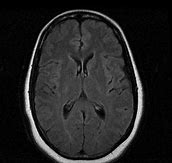
%> input picture Brain tumour/test/no_tumour/thCL6NLN9Q.jpg, 172 x 163 px
$ octave Tum_code.m   (GNU Octave 9; MATLAB toolbox functions it lacks are replaced by stand-ins)
%> lines starting %> are read from the running program, lines starting %| are printed output that depends on the picture; in (x1, y1, x2, y2) boxes, pixels count from 0 and x2, y2 are one past the last pixel; in counts of white or black regions, pixels touching at a corner belong together; the program's own positions count from 1
%> the answer given: Brain tumour/test/no_tumour/thCL6NLN9Q.jpg
%> further down, s is the input picture: size 163x172x3 uint8; min 0, max 255, mean 35.4
### anisotropic_code.m

function diff_im = anisotropic_code(im, num_iter, delta_t, kappa,option)
%> called with num_iter = 10, delta_t = 0.143, kappa = 15, option = 2
fprintf('Removing noise\n');

fprintf('Filtering Complete !!');
%% Convert input image to double
im= double(im);

%%PDE(partial differential equation) initial condition
diff_im= im;
%% center pixel distances
dx=1;
dy=1;
dd= sqrt(2);

%%2D convulution masks- finite differences
hN=[0 1 0; 0 -1 0; 0 0 0];
hS=[0 0 0; 0 -1 0; 0 1 0];
hE=[0 0 0; 0 -1 1; 0 0 0];
hW=[0 0 0; 1 -1 0; 0 0 0];
hNE=[0 0 1; 0 -1 0; 0 0 0];
hSE=[0 0 0; 0 -1 0; 0 0 1];
hSW=[0 0 0; 0 -1 0; 1 0 0];
hNW=[1 0 0; 0 -1 0; 0 0 0];
%% Anisotropic diffusion
for t=1:num_iter
    %%finite difference,[(imfilter...'conv') can be replaced by conv2(....'name')]
    nablaN= imfilter(diff_im,hN,'conv');
    nablaS= imfilter(diff_im,hS,'conv');
    nablaW= imfilter(diff_im,hW,'conv');
    nablaE= imfilter(diff_im,hE,'conv');
    nablaNE= imfilter(diff_im,hNE,'conv');
    nablaSE= imfilter(diff_im,hSE,'conv');
    nablaSW= imfilter(diff_im,hSW,'conv');
    nablaNW= imfilter(diff_im,hNW,'conv');


%%Diffusion function
if option ==1
    cN=exp(-(nablaN/kappa).^2);
    cS=exp(-(nablaS/kappa).^2);
    cW=exp(-(nablaW/kappa).^2);
    cE=exp(-(nablaE/kappa).^2);
    cNE=exp(-(nablaNE/kappa).^2);
    cSE=exp(-(nablaSE/kappa).^2);
    cSW=exp(-(nablaSW/kappa).^2);
    cNW=exp(-(nablaNW/kappa).^2);


elseif option ==2
    cN= 1./(1+ (nablaN/kappa).^2);
    cS= 1./(1+ (nablaS/kappa).^2);
    cW= 1./(1+ (nablaW/kappa).^2);
    cE= 1./(1+ (nablaE/kappa).^2);
    cNE= 1./(1+ (nablaNE/kappa).^2);
    cSE= 1./(1+ (nablaSE/kappa).^2);
    cSW= 1./(1+ (nablaSW/kappa).^2);
    cNW= 1./(1+ (nablaNW/kappa).^2);
end
%%Discrete PDE Solution
diff_im=diff_im+ ...
    delta_t* (...
    (1/(dy^2))*cN.*nablaN + (1/(dy^2))*cS.*nablaS +...
    (1/(dx^2))*cW.*nablaW + (1/(dx^2))*cE.*nablaE +...
    (1/(dd^2))*cNE.*nablaNE + (1/(dd^2))*cSE.*nablaSE +...
    (1/(dd^2))*cSW.*nablaSW + (1/(dd^2))*cNW.*nablaNW );
end
%> this loop made 10 passes
%> pass 1, in anisotropic_code, `nablaS= imfilter(diff_im,hS,'conv');`:
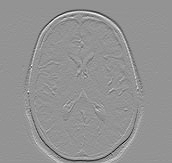
%> nablaS: size 163x172x3 double; min -181, max 131, mean -0.3; drawn with min black and max white
%> pass 1, in anisotropic_code, `nablaE= imfilter(diff_im,hE,'conv');`:
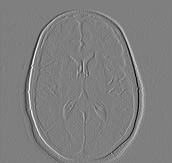
%> nablaE: size 163x172x3 double; min -202, max 203, mean 0; drawn with min black and max white
%> after the loop:
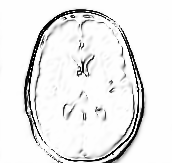
%> cSE: size 163x172x3 double; min 0.00542, max 1, mean 0.923
%> after the loop:
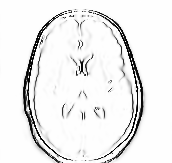
%> cW: size 163x172x3 double; min 0.00557, max 1, mean 0.933; mean of the top-left, top-right, bottom-left and bottom-right quarters 0.935, 0.943, 0.924, 0.931
end


### Tum_code.m
clc
close all
%% Input
[I,path]=uigetfile('*.jpg','select an input image');
str=strcat(path,I);
s=imread(str);

figure;
imshow(s);
title('Choosed Image','FontSize',10);%%Title Choosed Image
%%Filter
num_iter=10;
  delta_t=1/7;
  kappa=15;
  option=2;
  disp('Preprocessing image please wait...');
  inp=anisotropic_code(s,num_iter,delta_t,kappa,option);
  inp=uint8(inp);
inp=imresize(inp,[256,256]);
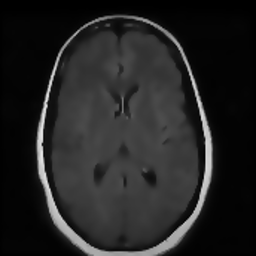
%> inp: size 256x256x3 uint8; min 0, max 231, mean 35.3
if size(inp,3)>1
    inp=rgb2gray(inp);
%> inp: size 256x256 uint8
end
figure;
imshow(inp);
title('Filtered Image','FontSize',10);
%%Thresholding
sout=imresize(inp,[256,256]);
t0=60;
threshold=t0+((max(inp(:))+min(inp(:)))./2);
%> threshold = 176
for p=1:1:size(inp,1)
    for q=1:1:size(inp,2)
        if inp(p,q)>threshold
            sout(p,q)=1;
        else
                sout(p,q)=0;
        end
    end
end
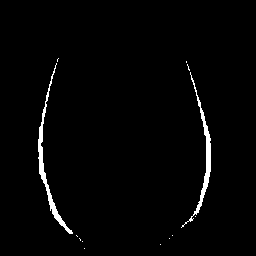
%> sout: size 256x256 uint8; values 0 (black) and 1 (white), 1.8% white; 13 white regions (11 under 20 px)

%%Morphological Operation
label=bwlabel(sout);
%> label: size 256x256 double; 14 distinct labels, from 0 to 13
stats=regionprops(logical(sout),'Solidity','Area','BoundingBox');
%> stats = 13 regions; largest, box (x1, y1, x2, y2), Area and Solidity: (38, 63, 73, 234) 630 0.189, (181, 72, 211, 228) 555 0.195, (187, 64, 190, 71) 8 0.667, (57, 58, 59, 62) 4 0.8, (79, 238, 81, 241) 3 0.75
density=[stats.Solidity];
%> density = [0.189 0.8 1 0.75 1 1 1 1 1 0.195 1 0.667 1]
area=[stats.Area];
%> area = [630 4 2 3 1 1 1 1 1 555 2 8 1]
h_d_a=density>0.6;
%> h_d_a = [false true true true true true true true true false true true true]
max_area=max(area(h_d_a));
%> max_area = 8
tumor_label=find(area==max_area);
%> tumor_label = 12
tumor=ismember(label,tumor_label);
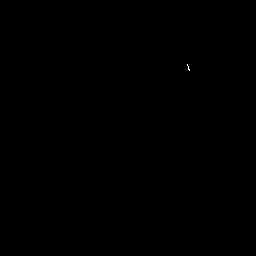
%> tumor: size 256x256 logical; 0.01% white in thin lines or dots, all inside (x1, y1, x2, y2) = (187, 64, 190, 71)

if max_area>100
    figure;
    imshow(tumor)
    title('Tumor Alone','FontSize',10);
else
    h=msgbox('No Tumor !!','stats');
return;
end

%%Bounding Box
box=stats(tumor_label);
wantedBox=box.BoundingBox;
figure
imshow(inp);
title('Bounding Box','FontSize',10);
hold on;
rectangle('Position',wantedBox,'EdgeColor','r');
hold off;
%%Performing Erossion
dilationAmount=5;
rad= floor(dilationAmount);
[r,c]=size(tumor);
filledImage= imfill(tumor,'holes');

for p=1:r
    for q=1:c
        a1=p-rad;
        a2=p+rad;
        b1=q-rad;
        b2=q+rad;
        if a1<1
            a1=1;
        end
            if a2>r
                a2=r;
            end
            if b1<1
                b1=1;
            end
            if b2>c
                b2=c;
            end
            erodedImage(p,q) = min(min(filledImage(a1:a2,b1:b2)));
    end
end
figure
imshow(erodedImage);
title('Eroded Image','FontSize',10);

$ run again, on Brain tumour/test/no_tumour/thPLWTEDBB.jpg
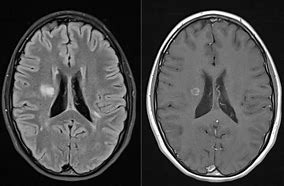
%> input picture Brain tumour/test/no_tumour/thPLWTEDBB.jpg, 284 x 186 px
%> s is the input picture: size 186x284x3 uint8; min 0, max 255, mean 76.6
%> `inp=imresize(inp,[256,256]);`:
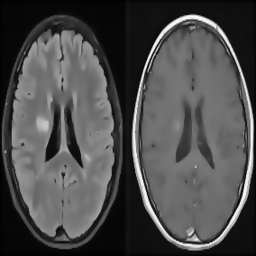
%> inp: size 256x256x3 uint8; min 0, max 255, mean 76.4
%> threshold = 188
%> `label=bwlabel(sout);`:
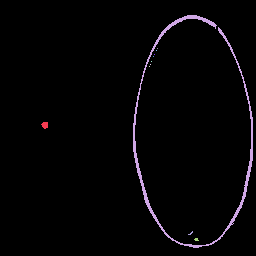
%> label: size 256x256 double; 12 distinct labels, from 0 to 11; one colour per label, 0 black
%> stats = 11 regions; largest, box (x1, y1, x2, y2), Area and Solidity: (133, 15, 253, 248) 1366 0.0621, (41, 122, 48, 129) 37 0.949, (194, 238, 199, 241) 11 0.917, (188, 231, 193, 235) 8 0.8, (149, 66, 150, 67) 1 1
%> density = [0.949 0.0621 1 1 1 1 1 1 1 0.8 0.917]
%> area = [37 1366 1 1 1 1 1 1 1 8 11]
%> h_d_a = [true false true true true true true true true true true]
%> max_area = 37
%> tumor_label = 1
%> tumor: size 256x256 logical; 0.06% white; 1 white region, box (x1, y1, x2, y2) and area: (41, 122, 48, 129) 37

$ run again, on Brain tumour/test/no_tumour/thTJH8LEMT.jpg
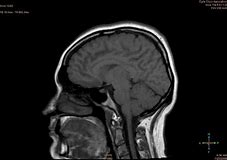
%> input picture Brain tumour/test/no_tumour/thTJH8LEMT.jpg, 227 x 160 px
%> s is the input picture: size 160x227x3 uint8; mean R, G, B 29.9, 29.8, 29.8
%> threshold = 188
%> after the loop `for p=1:1:size(inp,1)`:
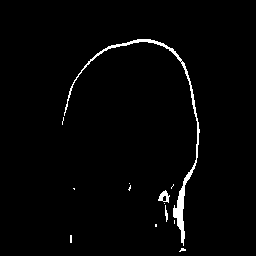
%> sout: size 256x256 uint8; values 0 (black) and 1 (white), 1.9% white; 13 white regions (10 under 20 px)
%> label: size 256x256 double; 14 distinct labels, from 0 to 13
%> stats = 13 regions; largest, box (x1, y1, x2, y2), Area and Solidity: (64, 39, 200, 246) 1064 0.0622, (158, 190, 170, 203) 80 0.741, (165, 205, 168, 222) 30 0.769, (70, 235, 72, 243) 16 1, (179, 248, 186, 252) 16 0.8
%> density = [0.667 0.0622 1 1 0.75 1 1 0.741 1 0.769 0.714 1 0.8]
%> area = [8 1064 16 3 9 1 6 80 1 30 5 4 16]
%> h_d_a = [true false true true true true true true true true true true true]
%> max_area = 80
%> tumor_label = 8
%> tumor: size 256x256 logical; 0.12% white; 1 white region, box (x1, y1, x2, y2) and area: (158, 190, 170, 203) 80
